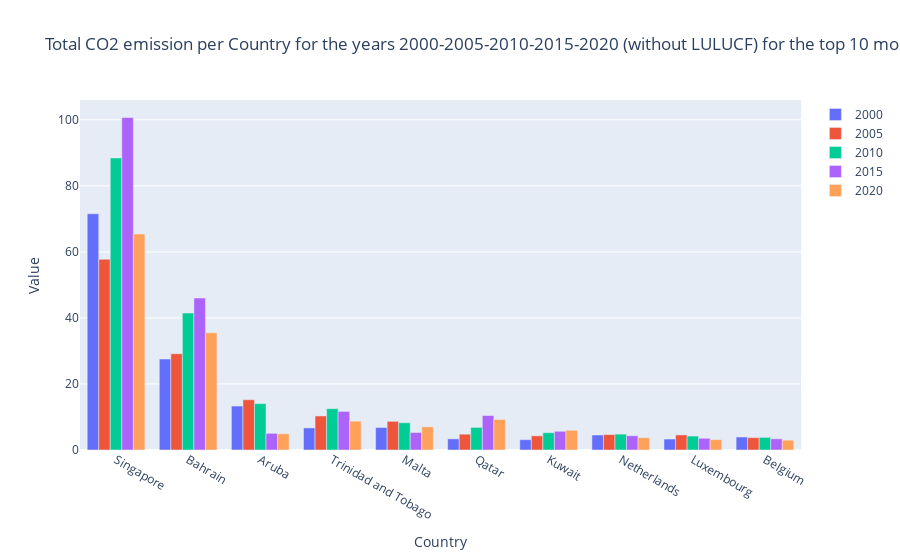

This figure's notebook cell:
### Code cell
# Calculate the average of the relative values for each country
mergeN['avg'] = mergeN[[year+'rel' for year in years]].mean(axis=1)

# Sort by the average and select the top 10
top_countries = mergeN.sort_values('avg', ascending=False).head(10)

# Create a new Figure
fig = go.Figure()

# Add a bar for each year
for year in years:
    fig.add_trace(go.Bar(
        x=top_countries['Area'],
        y=top_countries[year+'rel'],
        name=year
    ))

# Change the bar mode to group
fig.update_layout(barmode='group')

# Add labels and title
fig.update_layout(
    title='Total CO2 emission per Country for the years 2000-2005-2010-2015-2020 (without LULUCF) for the top 10 most emitting countries',
    xaxis_title='Country',
    yaxis_title='Value'
)

# Show the plot
fig.show()

### Figure 1 — Plotly figure (JSON) as saved in the notebook; plotly's stock layout.template omitted (floating-point values rounded to 4 significant figures)
{"data": [{"name": "2000", "type": "bar", "x": ["Singapore", "Bahrain", "Aruba", "Trinidad and Tobago", "Malta", "Qatar", "Kuwait", "Netherlands", "Luxembourg", "Belgium"], "y": [71.55, 27.56, 13.31, 6.687, 6.812, 3.376, 3.13, 4.535, 3.317, 3.937]}, {"name": "2005", "type": "bar", "x": ["Singapore", "Bahrain", "Aruba", "Trinidad and Tobago", "Malta", "Qatar", "Kuwait", "Netherlands", "Luxembourg", "Belgium"], "y": [57.78, 29.15, 15.22, 10.32, 8.683, 4.789, 4.288, 4.663, 4.563, 3.746]}, {"name": "2010", "type": "bar", "x": ["Singapore", "Bahrain", "Aruba", "Trinidad and Tobago", "Malta", "Qatar", "Kuwait", "Netherlands", "Luxembourg", "Belgium"], "y": [88.46, 41.46, 14.05, 12.52, 8.249, 6.843, 5.236, 4.81, 4.224, 3.817]}, {"name": "2015", "type": "bar", "x": ["Singapore", "Bahrain", "Aruba", "Trinidad and Tobago", "Malta", "Qatar", "Kuwait", "Netherlands", "Luxembourg", "Belgium"], "y": [100.7, 46.03, 5.045, 11.68, 5.309, 10.44, 5.67, 4.314, 3.546, 3.379]}, {"name": "2020", "type": "bar", "x": ["Singapore", "Bahrain", "Aruba", "Trinidad and Tobago", "Malta", "Qatar", "Kuwait", "Netherlands", "Luxembourg", "Belgium"], "y": [65.42, 35.48, 4.904, 8.736, 7.017, 9.253, 5.964, 3.734, 3.143, 2.977]}], "layout": {"barmode": "group", "title": {"text": "Total CO2 emission per Country for the years 2000-2005-2010-2015-2020 (without LULUCF) for the top 10 most emitting countries"}, "xaxis": {"title": {"text": "Country"}}, "yaxis": {"title": {"text": "Value"}}}}
